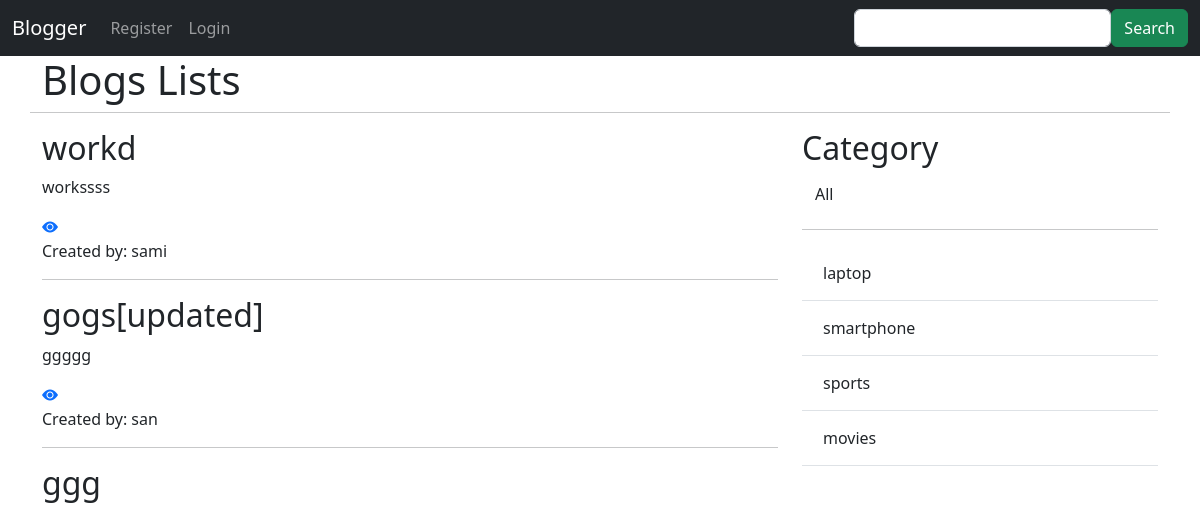
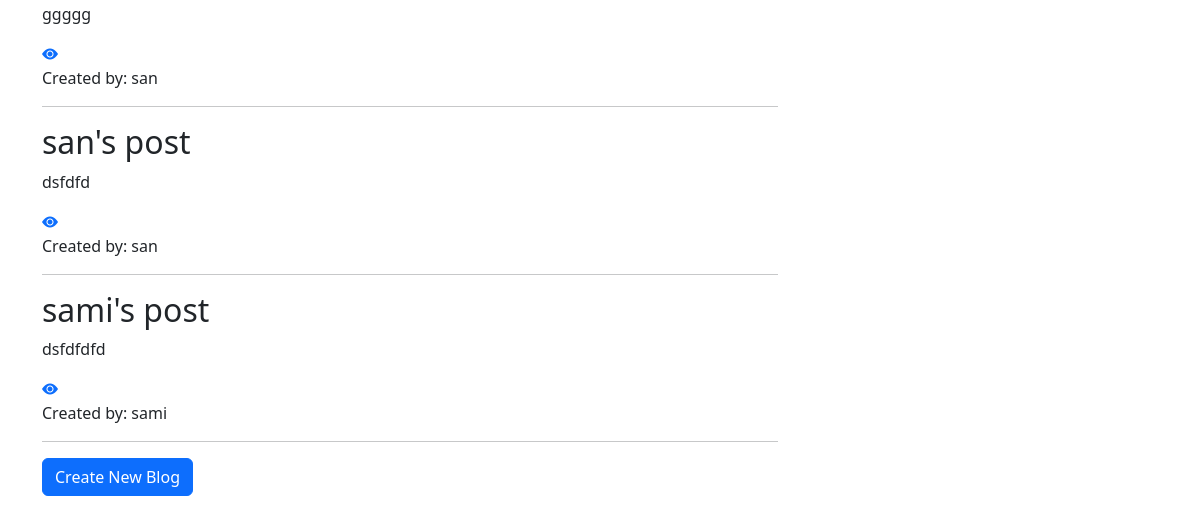
Before: / with the older database file (2 pictures, top to bottom).
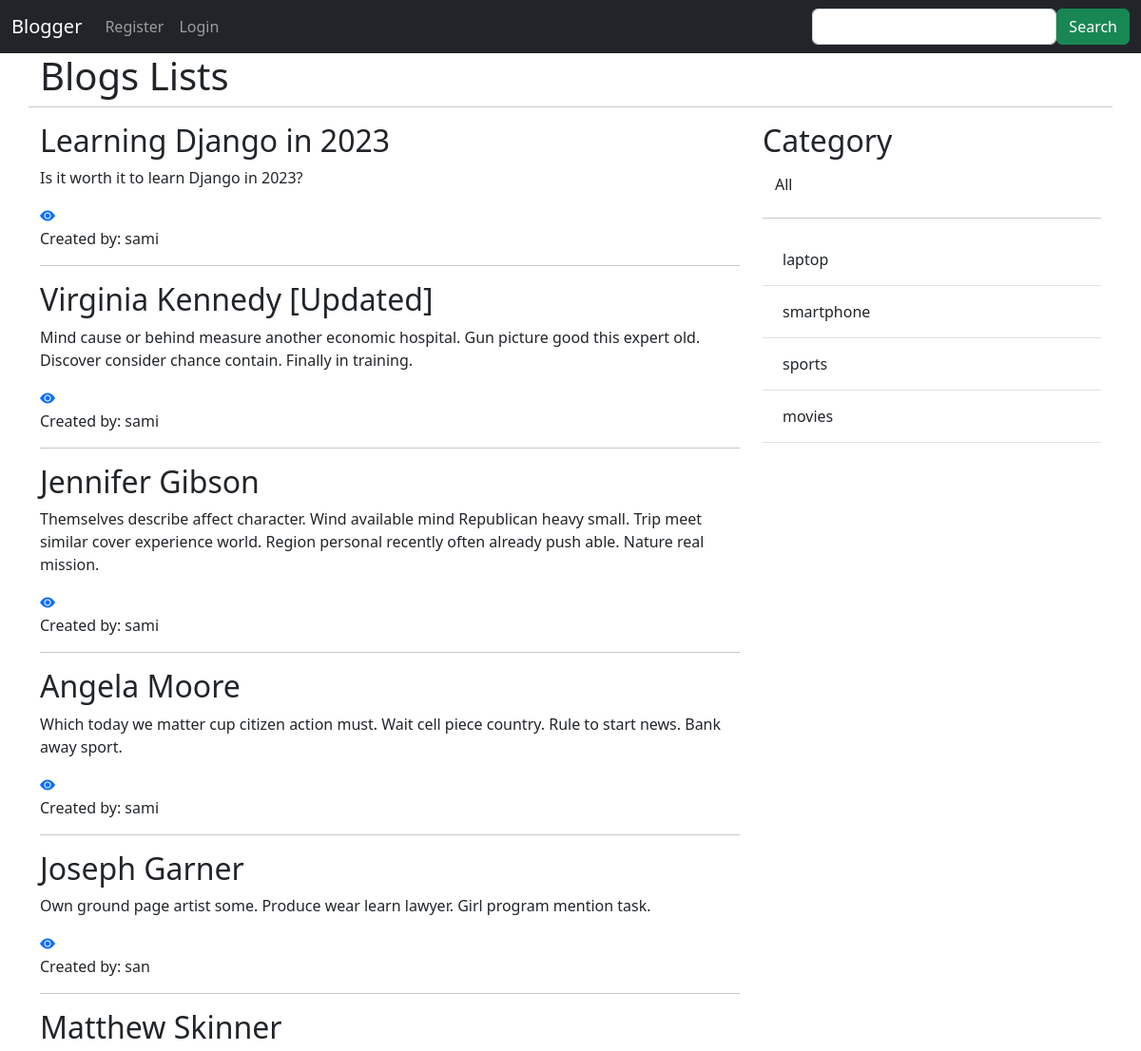
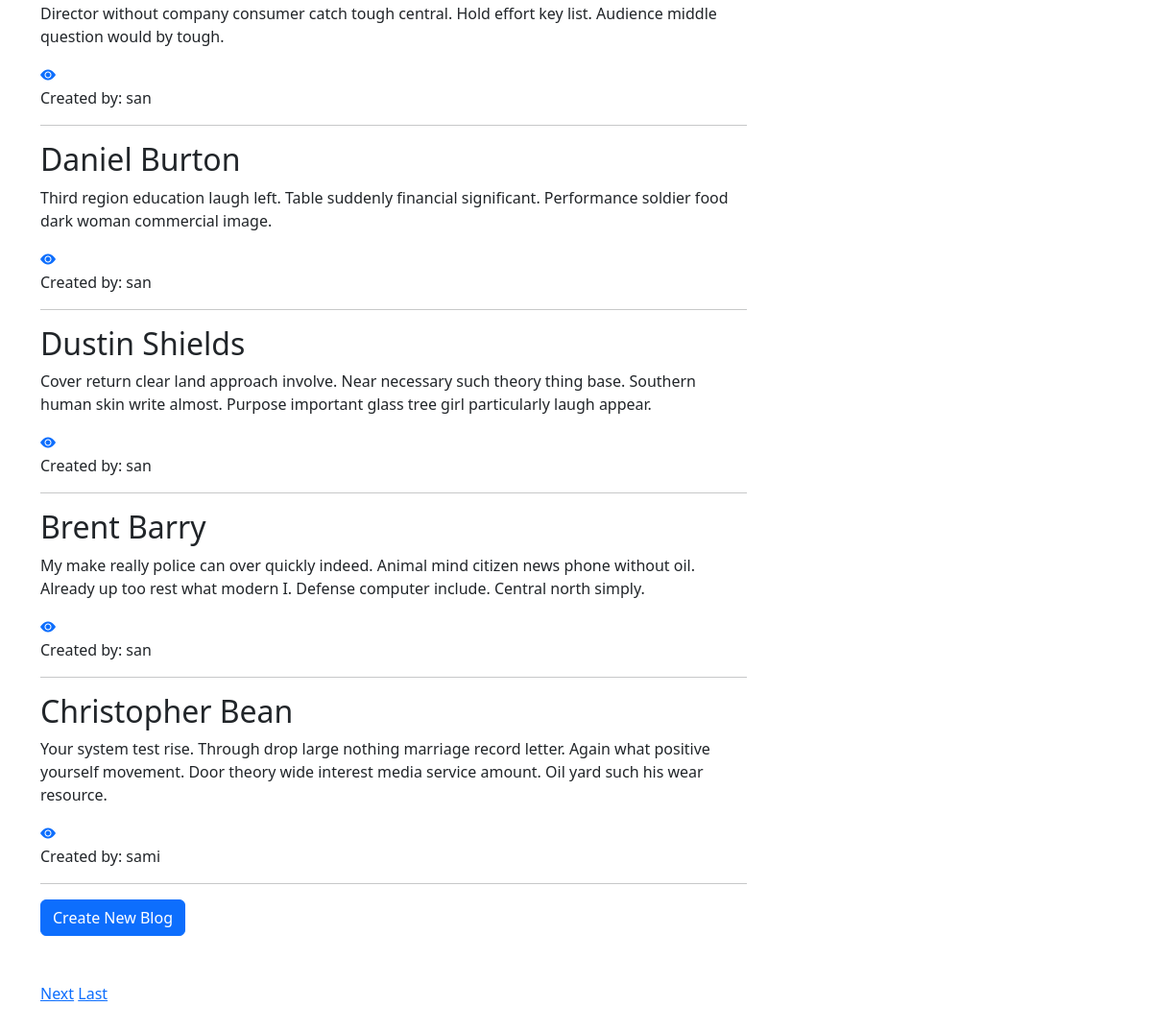
After: the same page with the newer database file (2 pictures, top to bottom).
### blog/models.py (models this page shows, shortened)
class Blog(models.Model):
    title = models.CharField(max_length=100)
    description = models.TextField(max_length=700)
    created_date = models.DateTimeField(default=timezone.now)
    category = models.ForeignKey(Category, on_delete=models.CASCADE, default=True, null=False)
    created_by = models.ForeignKey(User, related_name='blogs', on_delete=models.CASCADE, null=True)

class Category(models.Model):
    name = models.CharField(max_length=255)

### blog/views.py (the view)
# urls.py: path('', views.index_view, name='index'),
def index_view(request):
    category=request.GET.get('category')
    if category == None:
        p = Paginator(Blog.objects.all().order_by('-created_date'), 10)
        page = request.GET.get('page')
        blogs = p.get_page(page)
    else:
        p = Paginator(Blog.objects.filter(category__name=category).order_by('-created_date'), 10)
        page = request.GET.get('page')
        blogs=p.get_page(page)
    categories=Category.objects.all()
    return render(request, 'blog/index_view.html', {'blogs': blogs, 'categories': categories})

### blog/templates/blog/index_view.html (shortened to what this page needs)
<!DOCTYPE html>
<html>
<head>
</head>
<body>
    {% extends 'blog/base.html' %}
    {% block content %}
      <div class="container">
        <div class="row">
          <h1>Blogs Lists</h1>
          <hr />
          <div class="col-sm-8">
            {% for blog in blogs %}
              <h2>{{blog.title}}</h2>
              <p>{{blog.description}}</p>
              <a href="show/{{blog.id}}"><i class="bi bi-eye-fill"></i></a>&nbsp;&nbsp;&nbsp;&nbsp;&nbsp;&nbsp;&nbsp;&nbsp;&nbsp;
              <p>Created by: {{blog.created_by}}</p>
              <hr />
            {% endfor %}
            <a href="new" class="btn btn-primary">Create New Blog</a>
            <br />
            <br />
            <br />
            {% if blogs.has_next %}
              <a href="?page={{blogs.next_page_number}}">Next</a>
              <a href="?page={{blogs.paginator.num_pages}}">Last</a>
            {% endif %}
            <br />
            <br />
            <br />
            <br />
            <br />
          </div>
          <div class="col-sm-4">
            <h2>Category</h2>
            <table class="table">
              <a href="{% url 'index' %}" class="btn btn-default">All</a><br />
              <hr />
              {% for category in categories %}
              <tbody>
                <tr>
                  <td>
                    <a href="{% url 'index' %}?category={{category.name}}" class="btn btn-default">{{category.name}}</a>
                    <br />
                  </td>
                </tr>
              </tbody>
              {% endfor %}
            </table>
          </div>
        </div>
      </div>
    {% endblock %}

### blog/templates/blog/base.html (shortened to what this page needs)
<!DOCTYPE html>
<html lang="en">
<head>
  <link href="https://cdn.jsdelivr.net/npm/bootstrap@5.2.3/dist/css/bootstrap.min.css" rel="stylesheet">
<link rel="stylesheet" href="https://cdn.jsdelivr.net/npm/bootstrap-icons@1.3.0/font/bootstrap-icons.css">
</head>
<body>
  <nav class="navbar navbar-expand-sm navbar-dark bg-dark">
    <div class="container-fluid">
      <a class="navbar-brand" href="{% url 'index' %}">Blogger</a>
      <div class="collapse navbar-collapse" id="mynavbar">
        <ul class="navbar-nav me-auto">
          <li class="nav-item">
            <a class="nav-link" href="{% url 'signup' %}">Register</a>
          </li>
          <li class="nav-item">
            <a class="nav-link" href="{% url 'login' %}">Login</a>
          </li>
        </ul>
        {% include "blog/search.html" %}
      </div>
    </div>
  </nav>
{% block content %}
{% endblock %}
</html>

### blog/templates/blog/search.html (shortened to what this page needs)
<form method="POST" action="{% url 'search-blog' %}" class="form-group d-flex justify-content-end">
    <input type="search" name="search" class="form-control" />
    <button type="submit" class="btn btn-success">Search</button>
  </form>

Changed rows visible on the page:
removed Blog: title "workd", description "workssss", created_by "sami"
removed Blog: title "gogs[updated]", description "ggggg", created_by "san"
removed Blog: title "ggg", description "ggggg", created_by "san"
removed Blog: title "san's post", description "dsfdfd", created_by "san"
removed Blog: title "sami's post", description "dsfdfdfd", created_by "sami"
added Blog: title "Learning Django in 2023", description "Is it worth it to learn Django in 2023?", created_by "sami"
added Blog: title "Virginia Kennedy [Updated]", description "Mind cause or behind measure another economic hospital. Gun picture good this expert old. Discover consider chance contain. Finally in training.", created_by "sami"
added Blog: title "Jennifer Gibson", description "Themselves describe affect character. Wind available mind Republican heavy small. Trip meet similar cover experience world. Region personal recently often already push able. Nature real mission.", created_by "sami"
added Blog: title "Angela Moore", description "Which today we matter cup citizen action must. Wait cell piece country. Rule to start news. Bank away sport.", created_by "sami"
added Blog: title "Joseph Garner", description "Own ground page artist some. Produce wear learn lawyer. Girl program mention task.", created_by "san"
added Blog: title "Matthew Skinner", description "Director without company consumer catch tough central. Hold effort key list. Audience middle question would by tough.", created_by "san"
added Blog: title "Daniel Burton", description "Third region education laugh left. Table suddenly financial significant. Performance soldier food dark woman commercial image.", created_by "san"
added Blog: title "Dustin Shields", description "Cover return clear land approach involve. Near necessary such theory thing base. Southern human skin write almost. Purpose important glass tree girl particularly laugh appear.", created_by "san"
added Blog: title "Brent Barry", description "My make really police can over quickly indeed. Animal mind citizen news phone without oil. Already up too rest what modern I. Defense computer include. Central north simply.", created_by "san"
added Blog: title "Christopher Bean", description "Your system test rise. Through drop large nothing marriage record letter. Again what positive yourself movement. Door theory wide interest media service amount. Oil yard such his wear resource.", created_by "sami"
Other visible differences:
text now shown: "Next Last"
